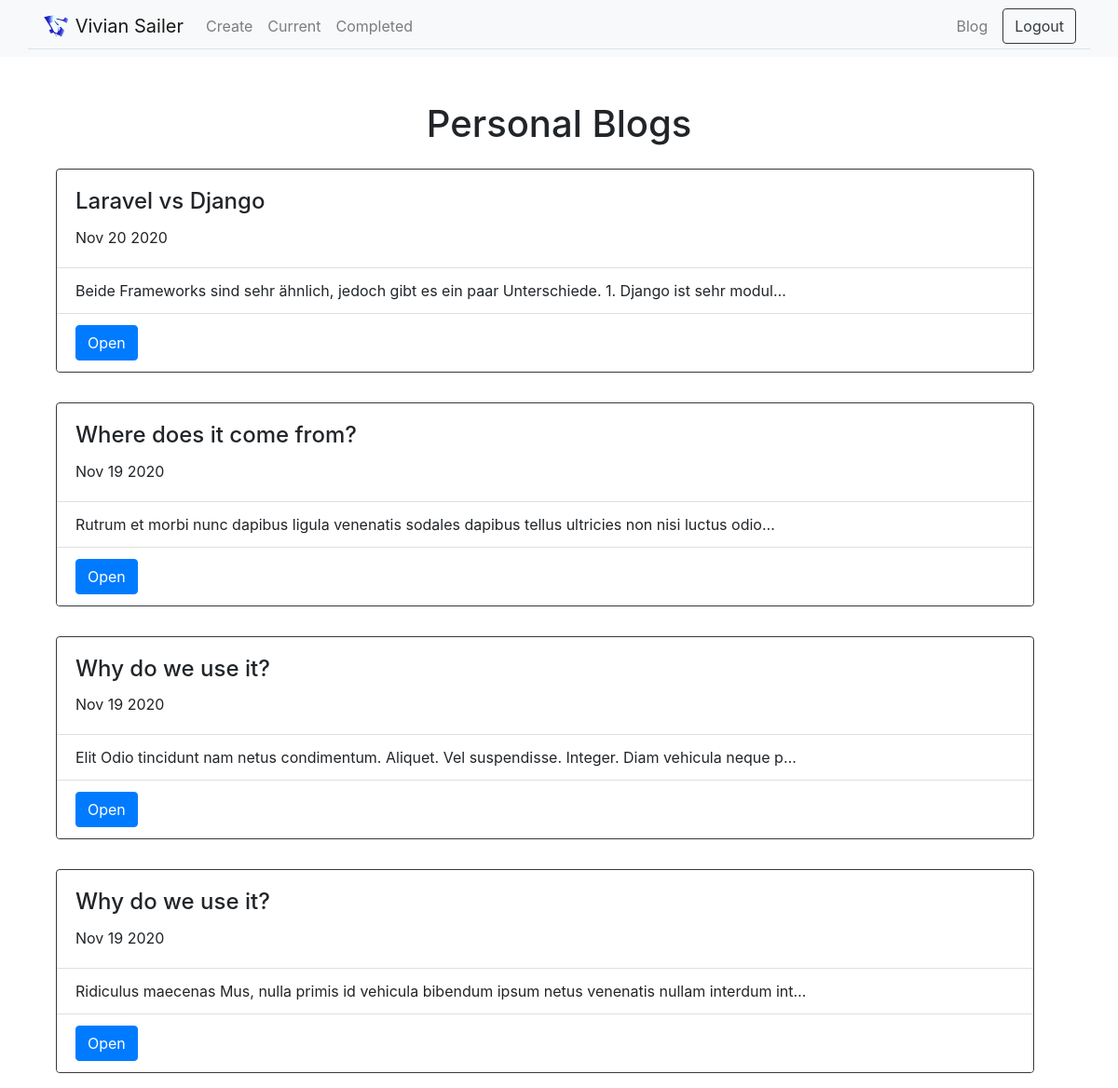
Page /blog/ (signed in) on the committed database.
### blog/models.py (models this page shows, shortened)
class Blog(models.Model):
    title = models.CharField(max_length=100)
    date = models.DateField()
    desc = models.TextField()

### blog/views.py (the view)
# urls.py: path('', views.all_blogs, name="all_blogs"),
def all_blogs(request):
    blogs = Blog.objects.all()
    return render(request, 'blog/all_blogs.html', {'blogs': blogs})

### blog/templates/blog/all_blogs.html (shortened to what this page needs)
{%extends 'todo/base.html'%}
{% block content %}
{% if not blogs.exists %}
<div class="alert alert-secondary text-center" role="alert">
    <h4 class="alert-heading">No Blogs</h4>
    <p>Blogs are coming soon!.</p>
    <hr>
    <p class="mb-0">After the Administrator has written a blog, it is published here.</p>
</div>
{%else%}
<div class="row justify-content-center mt-5 text-center">
        <div class="col-md-10">
            <h1>Personal Blogs</h1>
        </div>
</div>
<div class="container row">
    {% for blog in blogs %}
    <div class="col-12 mb-3 mt-3">
        <div class="card border border-dark {{todo.important|yesno:'bg-info ,'}} ">
            <div class="card-body {{todo.important|yesno:'text-white,'}}">
                <h4 class="card-title">{{blog.title}}</h4>
                <p class="card-text">{{blog.date|date:'M j Y'}}</p>
            </div>
            <ul class="list-group list-group-flush">
                <li class="list-group-item">
                    {%if not blog.desc%}
                    No Description was entered.
                    {%else%}
                    {{blog.desc|striptags|truncatechars:100}}
                    {%endif%}
                </li>
                <li class="list-group-item"><a href="{% url 'blog:get_blog' blog.id %}" class="btn btn-primary">Open</a></li>
            </ul>
        </div>
    </div>
    {%endfor%}
</div>
{%endif%}
{%endblock%}

### rows in the picture
Blog: title "Laravel vs Django", date "Nov 20 2020", desc "Beide Frameworks sind sehr ähnlich, jedoch gibt es ein paar Unterschiede. 1. Django ist sehr modul…"
Blog: title "Where does it come from?", date "Nov 19 2020", desc "Rutrum et morbi nunc dapibus ligula venenatis sodales dapibus tellus ultricies non nisi luctus odio…"
Blog: title "Why do we use it?", date "Nov 19 2020", desc "Elit Odio tincidunt nam netus condimentum. Aliquet. Vel suspendisse. Integer. Diam vehicula neque p…"
Blog: title "Why do we use it?", date "Nov 19 2020", desc "Ridiculus maecenas Mus, nulla primis id vehicula bibendum ipsum netus venenatis nullam interdum int…"
